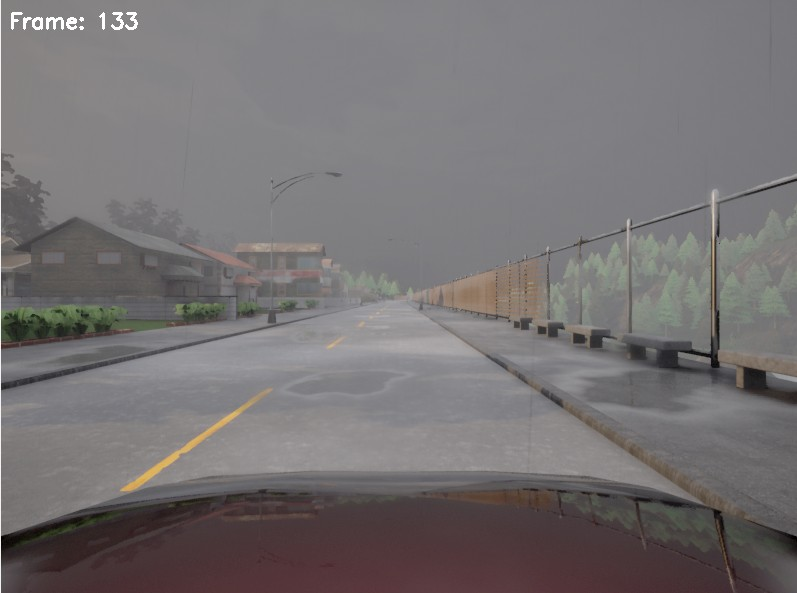
#> input picture carla/carla_front_camera.jpg, 797 x 593 px; its folder holds only this picture in this run
$ python -i lane_detection_city.py   (imports and definitions only)   (older library calls are emulated)
#> lines starting #> are read from the running program, lines starting #| are printed output that depends on the picture
import numpy as np
import cv2
import matplotlib.image as mpimg
import glob

def abs_sobel_thresh(image, orient='x', sobel_kernel=3, thresh=(0, 255)):
    gray = cv2.cvtColor(image, cv2.COLOR_RGB2GRAY)
    dx = 1 if orient == 'x' else 0
    dy = 0 if orient == 'x' else 1
    sobel = cv2.Sobel(gray, cv2.CV_64F, dx, dy)
    abs_sobel = np.absolute(sobel)
    scaled_sobel = np.uint8(255*abs_sobel/np.max(abs_sobel))
    grad_binary = np.zeros_like(scaled_sobel)
    grad_binary[(scaled_sobel >= thresh[0]) & (scaled_sobel <= thresh[1])] = 1

    return grad_binary

def mag_thresh(image, sobel_kernel=3, mag_thresh=(0, 255)):
    gray = cv2.cvtColor(image, cv2.COLOR_RGB2GRAY)
    sobelx = cv2.Sobel(gray, cv2.CV_64F, 1, 0, ksize=sobel_kernel)
    sobely = cv2.Sobel(gray, cv2.CV_64F, 0, 1, ksize=sobel_kernel)
    abs_sobel = np.sqrt(sobelx**2 + sobely**2)
    scaled_sobel = np.uint8(255*abs_sobel/np.max(abs_sobel))
    mag_binary = np.zeros_like(scaled_sobel)
    mag_binary[(scaled_sobel >= mag_thresh[0]) & (scaled_sobel <= mag_thresh[1])] = 1

    return mag_binary

def dir_threshold(img, sobel_kernel=3, thresh=(0, np.pi/2)):
    gray = cv2.cvtColor(img, cv2.COLOR_RGB2GRAY)
    sobelx = cv2.Sobel(gray, cv2.CV_64F, 1, 0, ksize=sobel_kernel)
    sobely = cv2.Sobel(gray, cv2.CV_64F, 0, 1, ksize=sobel_kernel)
    abs_sobelx = np.absolute(sobelx)
    abs_sobely = np.absolute(sobely)
    grad_dir = np.arctan2(abs_sobely, abs_sobelx)
    dir_binary = np.zeros_like(grad_dir)
    dir_binary[(grad_dir >= thresh[0]) & (grad_dir <= thresh[1])] = 1

    return dir_binary

def thresholds(image, ksize=3):
    gradx = abs_sobel_thresh(image, orient='x', sobel_kernel=ksize, thresh=(20, 100))
    grady = abs_sobel_thresh(image, orient='y', sobel_kernel=ksize, thresh=(20, 100))
    mag_binary = mag_thresh(image, sobel_kernel=ksize, mag_thresh=(30, 100))
    dir_binary = dir_threshold(image, sobel_kernel=ksize, thresh=(0.7, 1.3))

    combined = np.zeros_like(dir_binary)
    combined[((gradx == 1) & (grady == 1)) | ((mag_binary == 1) & (dir_binary == 1))] = 1

    return combined

def color_threshold(image):
    hls = cv2.cvtColor(image, cv2.COLOR_RGB2HLS)
    s_channel = hls[:,:,2]
    s_thresh_min = 170
    s_thresh_max = 255
    s_binary = np.zeros_like(s_channel)
    s_binary[(s_channel >= s_thresh_min) & (s_channel <= s_thresh_max)] = 1

    return s_binary


def combine_threshold(s_binary, combined):
    combined_binary = np.zeros_like(combined)
    combined_binary[(s_binary == 1) | (combined == 1)] = 1

    return combined_binary


def warp(img):
    img_size = (img.shape[1], img.shape[0])

    src = np.float32(
        [[ 615, 1048],
        [1465, 1048],
        [1116,  818],
        [ 854,  829]])
    dst = np.float32([
        [img_size[0]*0.2, img_size[1]],   # bottom-left
        [img_size[0]*0.8, img_size[1]],   # bottom-right
        [img_size[0]*0.8, 0],             # top-right
        [img_size[0]*0.2, 0]              # top-left
    ])

    M = cv2.getPerspectiveTransform(src, dst)
    Minv = cv2.getPerspectiveTransform(dst, src)

    binary_warped = cv2.warpPerspective(img, M, img_size, flags=cv2.INTER_LINEAR)

    return binary_warped, Minv


def get_histogram(binary_warped):
    histogram = np.sum(binary_warped[binary_warped.shape[0]//2:,:], axis=0)

    return histogram


def slide_window(binary_warped, histogram):
    out_img = np.dstack((binary_warped, binary_warped, binary_warped)) * 255
    out_img = np.clip(out_img, 0, 255).astype(np.uint8)
    midpoint = int(histogram.shape[0]/2)
    leftx_base = np.argmax(histogram[:midpoint])
    rightx_base = np.argmax(histogram[midpoint:]) + midpoint

    nwindows = 9
    window_height = int(binary_warped.shape[0]/nwindows)
    nonzero = binary_warped.nonzero()
    nonzeroy = np.array(nonzero[0])
    nonzerox = np.array(nonzero[1])
    leftx_current = leftx_base
    rightx_current = rightx_base
    margin = 100
    minpix = 50
    left_lane_inds = []
    right_lane_inds = []

    for window in range(nwindows):
        win_y_low = binary_warped.shape[0] - (window+1)*window_height
        win_y_high = binary_warped.shape[0] - window*window_height
        win_xleft_low = leftx_current - margin
        win_xleft_high = leftx_current + margin
        win_xright_low = rightx_current - margin
        win_xright_high = rightx_current + margin
        cv2.rectangle(out_img,(win_xleft_low,win_y_low),(win_xleft_high,win_y_high),
        (0,255,0), 2)
        cv2.rectangle(out_img,(win_xright_low,win_y_low),(win_xright_high,win_y_high),
        (0,255,0), 2)
        good_left_inds = ((nonzeroy >= win_y_low) & (nonzeroy < win_y_high) &
        (nonzerox >= win_xleft_low) &  (nonzerox < win_xleft_high)).nonzero()[0]
        good_right_inds = ((nonzeroy >= win_y_low) & (nonzeroy < win_y_high) &
        (nonzerox >= win_xright_low) &  (nonzerox < win_xright_high)).nonzero()[0]
        left_lane_inds.append(good_left_inds)
        right_lane_inds.append(good_right_inds)
        if len(good_left_inds) > minpix:
            leftx_current = int(np.mean(nonzerox[good_left_inds]))
        if len(good_right_inds) > minpix:
            rightx_current = int(np.mean(nonzerox[good_right_inds]))

    left_lane_inds = np.concatenate(left_lane_inds) if left_lane_inds else np.array([])
    right_lane_inds = np.concatenate(right_lane_inds) if right_lane_inds else np.array([])

    leftx = nonzerox[left_lane_inds] if left_lane_inds.size > 0 else np.array([])
    lefty = nonzeroy[left_lane_inds] if left_lane_inds.size > 0 else np.array([])
    rightx = nonzerox[right_lane_inds] if right_lane_inds.size > 0 else np.array([])
    righty = nonzeroy[right_lane_inds] if right_lane_inds.size > 0 else np.array([])

    if leftx.size == 0 or lefty.size == 0 or rightx.size == 0 or righty.size == 0:
        # No lane pixels found, return None to indicate failure
        return None, None, None

    left_fit = np.polyfit(lefty, leftx, 2)
    right_fit = np.polyfit(righty, rightx, 2)

    ploty = np.linspace(0, binary_warped.shape[0]-1, binary_warped.shape[0] )
    left_fitx = left_fit[0]*ploty**2 + left_fit[1]*ploty + left_fit[2]
    right_fitx = right_fit[0]*ploty**2 + right_fit[1]*ploty + right_fit[2]

    out_img[nonzeroy[left_lane_inds], nonzerox[left_lane_inds]] = [255, 0, 0]
    out_img[nonzeroy[right_lane_inds], nonzerox[right_lane_inds]] = [0, 0, 255]
    return ploty, left_fit, right_fit


def measure_curvature(ploty, lines_info):
    ym_per_pix = 30/720
    xm_per_pix = 3.7/700

    leftx = lines_info['left_fitx']
    rightx = lines_info['right_fitx']

    leftx = leftx[::-1]
    rightx = rightx[::-1]

    y_eval = np.max(ploty)
    left_fit_cr = np.polyfit(ploty*ym_per_pix, leftx*xm_per_pix, 2)
    right_fit_cr = np.polyfit(ploty*ym_per_pix, rightx*xm_per_pix, 2)
    left_curverad = ((1 + (2*left_fit_cr[0]*y_eval*ym_per_pix + left_fit_cr[1])**2)**1.5) / np.absolute(2*left_fit_cr[0])
    right_curverad = ((1 + (2*right_fit_cr[0]*y_eval*ym_per_pix + right_fit_cr[1])**2)**1.5) / np.absolute(2*right_fit_cr[0])
    print(left_curverad, 'm', right_curverad, 'm')

    return left_curverad, right_curverad


def draw_lane_lines(original_image, warped_image, Minv, draw_info):
    leftx = draw_info['leftx']
    rightx = draw_info['rightx']
    left_fitx = draw_info['left_fitx']
    right_fitx = draw_info['right_fitx']
    ploty = draw_info['ploty']

    warp_zero = np.zeros_like(warped_image).astype(np.uint8)
    color_warp = np.dstack((warp_zero, warp_zero, warp_zero))

    pts_left = np.array([np.transpose(np.vstack([left_fitx, ploty]))])
    pts_right = np.array([np.flipud(np.transpose(np.vstack([right_fitx, ploty])))] )
    pts = np.hstack((pts_left, pts_right))
    cv2.fillPoly(color_warp, np.int_([pts]), (0,255, 0))

    center_fitx = (left_fitx + right_fitx) / 2
    center_pts = np.array([np.transpose(np.vstack([center_fitx, ploty]))]).astype(np.int32)
    cv2.polylines(color_warp, center_pts, isClosed=False, color=(255,0,0), thickness=5)

    newwarp = cv2.warpPerspective(color_warp, Minv, (original_image.shape[1], original_image.shape[0]))
    result = cv2.addWeighted(original_image, 1, newwarp, 0.3, 0)
    return result


def lane_detection(frame):
    rgb_frame = frame.copy()
    grad_binary = thresholds(rgb_frame)
    s_binary = color_threshold(rgb_frame)
    combined_binary = combine_threshold(s_binary, grad_binary)
    binary_warped, Minv = warp(combined_binary)
    histogram = get_histogram(binary_warped)
    ploty, left_fit, right_fit = slide_window(binary_warped, histogram)
    if ploty is None or left_fit is None or right_fit is None:
        # No lanes detected, return original frame with warning
        result = rgb_frame.copy()
        fontType = cv2.FONT_HERSHEY_SIMPLEX
        cv2.putText(result, "No lanes detected", (50, 100), fontType, 1.2, (0, 0, 255), 2)
        return result
    left_fitx = left_fit[0]*ploty**2 + left_fit[1]*ploty + left_fit[2]
    right_fitx = right_fit[0]*ploty**2 + right_fit[1]*ploty + right_fit[2]
    draw_info = {
        'leftx': left_fitx,
        'rightx': right_fitx,
        'left_fitx': left_fitx,
        'right_fitx': right_fitx,
        'ploty': ploty
    }
    result = draw_lane_lines(rgb_frame, binary_warped, Minv, draw_info)
    ym_per_pix = 30/720
    xm_per_pix = 3.7/700
    left_fit_cr = np.polyfit(ploty*ym_per_pix, left_fitx*xm_per_pix, 2)
    right_fit_cr = np.polyfit(ploty*ym_per_pix, right_fitx*xm_per_pix, 2)
    y_eval = np.max(ploty)
    left_curverad = ((1 + (2*left_fit_cr[0]*y_eval*ym_per_pix + left_fit_cr[1])**2)**1.5) / np.absolute(2*left_fit_cr[0])
    right_curverad = ((1 + (2*right_fit_cr[0]*y_eval*ym_per_pix + right_fit_cr[1])**2)**1.5) / np.absolute(2*right_fit_cr[0])
    curvature_text = f"Curvature: L={left_curverad:.1f}m, R={right_curverad:.1f}m"
    fontType = cv2.FONT_HERSHEY_SIMPLEX
    cv2.putText(result, curvature_text, (30, 60), fontType, 1.2, (255,255,255), 2)
    lane_center = (left_fitx[-1] + right_fitx[-1]) / 2
    vehicle_center = frame.shape[1] / 2
    deviation = (vehicle_center - lane_center) * xm_per_pix
    direction = '+' if deviation > 0 else '-'
    deviation_text = f"Deviation: {direction}{abs(deviation):.2f}m"
    cv2.putText(result, deviation_text, (30, 110), fontType, 1.2, (255,255,255), 2)
    return result

>>> import cv2
>>> picture = cv2.cvtColor(cv2.imread('../carla_front_camera.jpg'), cv2.COLOR_BGR2RGB)
>>> result = lane_detection(picture)
#> in abs_sobel_thresh, `sobel = cv2.Sobel(gray, cv2.CV_64F, dx, dy)`:
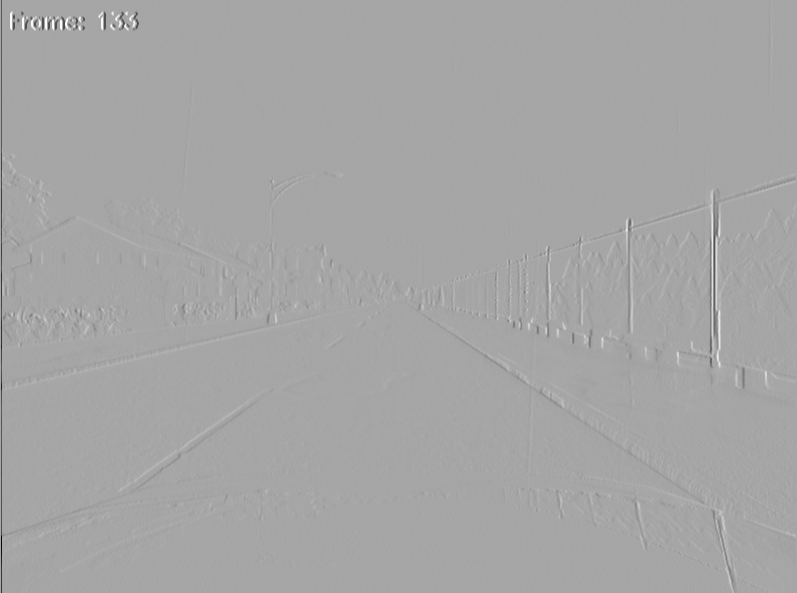
#> sobel: shape (593, 797) float64; min -952, max 510, mean -0.7; drawn with min black and max white
#> in thresholds, `gradx = abs_sobel_thresh(image, orient='x', sobel_kernel=ksize, thresh..`:
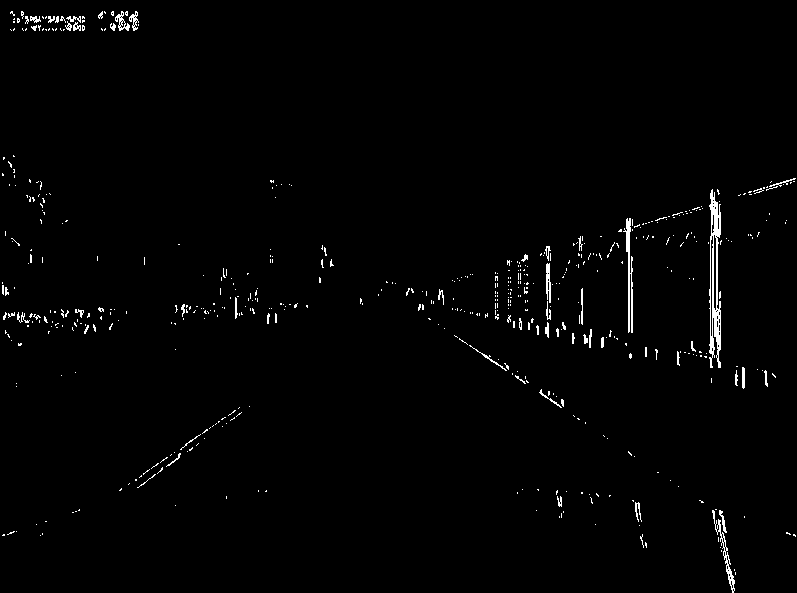
#> gradx: shape (593, 797); values 0 (black) and 1 (white), 1.3% white in thin lines or dots
#> in thresholds, `grady = abs_sobel_thresh(image, orient='y', sobel_kernel=ksize, thresh..`: grady: shape (593, 797); values 0 (black) and 1 (white), 6.4% white in thin lines or dots
#> in thresholds, `mag_binary = mag_thresh(image, sobel_kernel=ksize, mag_thresh=(30, 100))`: mag_binary: shape (593, 797); values 0 (black) and 1 (white), 2.2% white in thin lines or dots
#> in dir_threshold, `grad_dir = np.arctan2(abs_sobely, abs_sobelx)`:
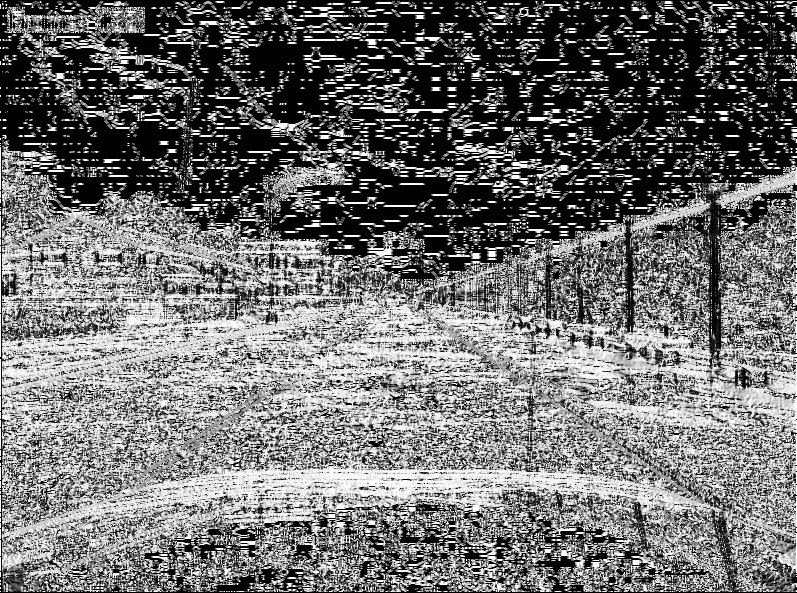
#> grad_dir: shape (593, 797) float64; min 0, max 1.57, mean 0.685; drawn with min black and max white
#> in thresholds, `dir_binary = dir_threshold(image, sobel_kernel=ksize, thresh=(0.7, 1.3))`:
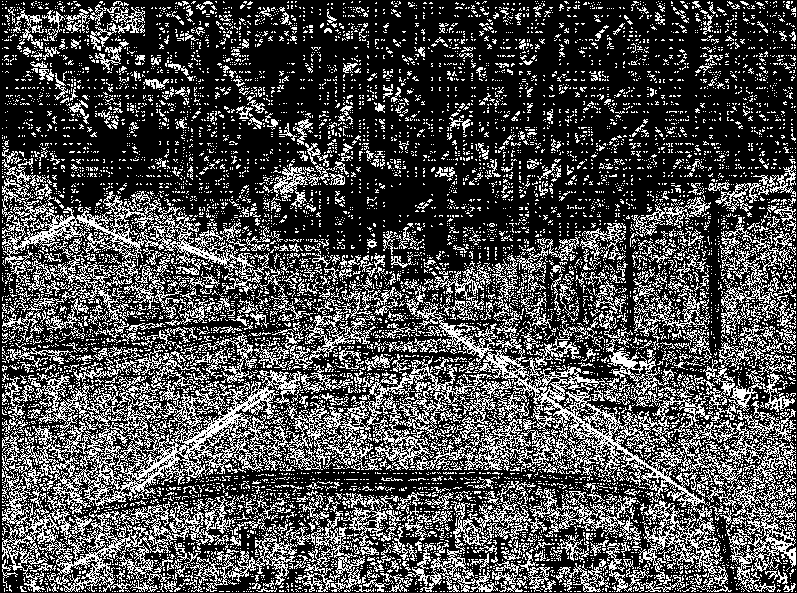
#> dir_binary: shape (593, 797) float64; values 0 (black) and 1 (white), 30.1% white in thin lines or dots
#> in lane_detection, `grad_binary = thresholds(rgb_frame)`: grad_binary: shape (593, 797) float64; values 0 (black) and 1 (white), 0.83% white in thin lines or dots
#> in color_threshold, `hls = cv2.cvtColor(image, cv2.COLOR_RGB2HLS)`: hls: shape (593, 797, 3); mean of channels 0, 1, 2 111.1, 116.1, 11.1
#> in lane_detection, `s_binary = color_threshold(rgb_frame)`: s_binary: shape (593, 797); values 0 (black) and 1 (white), 0.11% white in thin lines or dots
#> in lane_detection, `combined_binary = combine_threshold(s_binary, grad_binary)`:
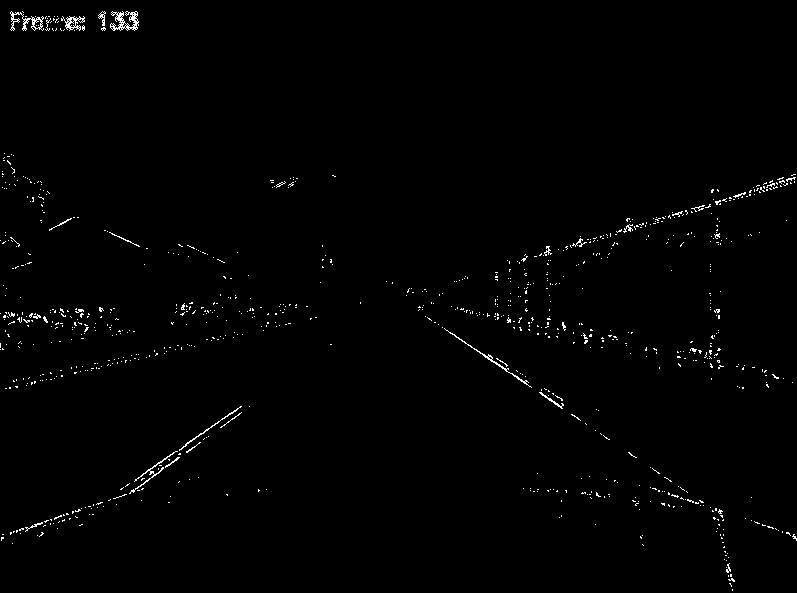
#> combined_binary: shape (593, 797) float64; values 0 (black) and 1 (white), 0.92% white in thin lines or dots
#> in warp, `binary_warped = cv2.warpPerspective(img, M, img_size, flags=cv2.INTER_..`: binary_warped: shape (593, 797) float64; every value is 0
#> in lane_detection, `binary_warped, Minv = warp(combined_binary)`: Minv = [[0.429, -1.08, 772.1], [-0.103, -0.806, 832.4], [-9.84e-05, -0.00112, 1]]
#> in get_histogram, `histogram = np.sum(binary_warped[binary_warped.shape[0]//2:,:], axis=0)`: histogram = 797 values from 0 to 0
#> in slide_window, `out_img = np.dstack((binary_warped, binary_warped, binary_warped)) * 255`: out_img: shape (593, 797, 3) float64; every value is 0
#> in slide_window, `out_img = np.clip(out_img, 0, 255).astype(np.uint8)`: out_img: shape (593, 797, 3); every value is 0
#> in slide_window, `leftx_base = np.argmax(histogram[:midpoint])`: leftx_base = 0
#> in slide_window, `rightx_base = np.argmax(histogram[midpoint:]) + midpoint`: rightx_base = 398
#> in slide_window, `nonzero = binary_warped.nonzero()`: nonzero = (empty array, empty array)
#> in slide_window, `nonzeroy = np.array(nonzero[0])`: nonzeroy = empty array
#> in slide_window, `leftx_current = leftx_base`: leftx_current = 0
#> in slide_window, `rightx_current = rightx_base`: rightx_current = 398
#> after the loop in slide_window, `for window in range(nwindows):`:
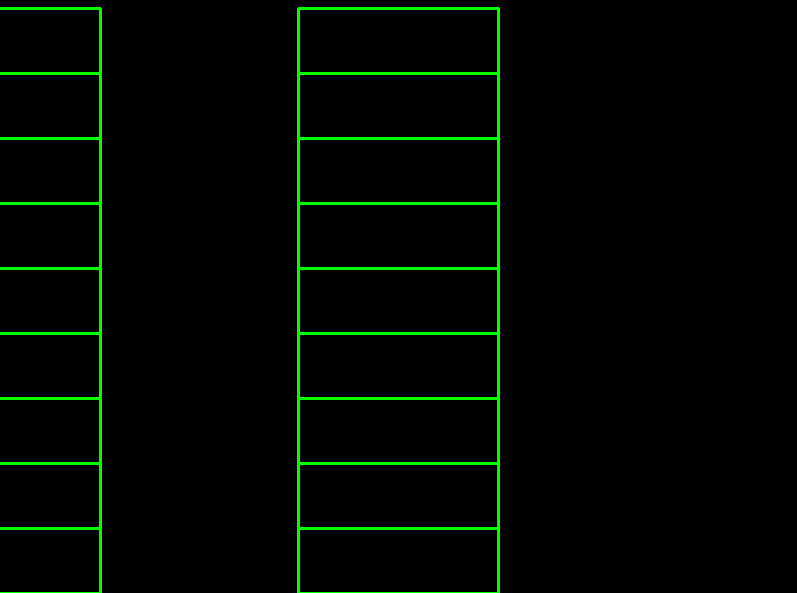
#> out_img: shape (593, 797, 3); mean of channels 0, 1, 2 0, 7.3, 0; drawn as B, G, R
#> after the loop in slide_window, `for window in range(nwindows):`: left_lane_inds = [empty array, empty array, empty array, empty array, empty array, empty array, empty array, empty array, empty array]; right_lane_inds has the same summary as left_lane_inds
#> in slide_window, `left_lane_inds = np.concatenate(left_lane_inds) if left_lane_inds else..`: left_lane_inds = empty array
#> in lane_detection, `fontType = cv2.FONT_HERSHEY_SIMPLEX`: fontType = 0
#> in lane_detection, `cv2.putText(result, "No lanes detected", (50, 100), fontType, 1.2, (0,..`:
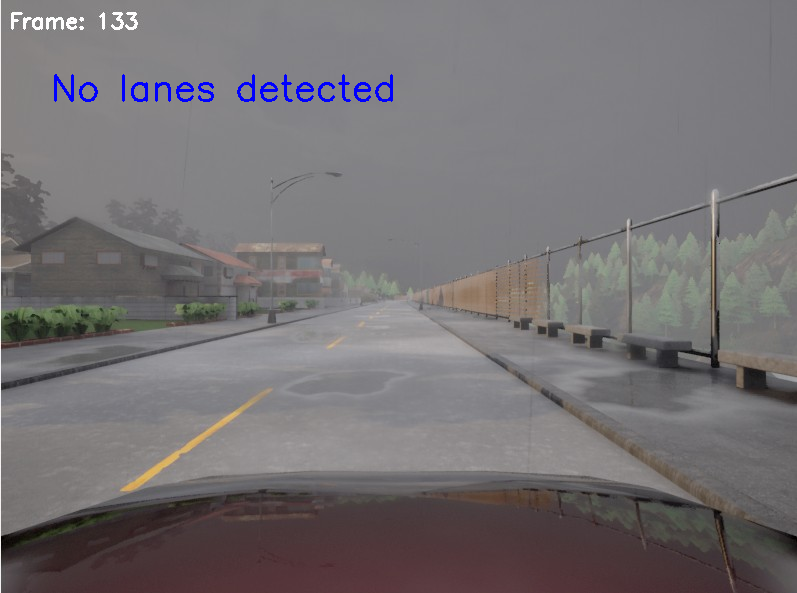
#> result: shape (593, 797, 3); mean R, G, B 116.9, 112.9, 115.3
